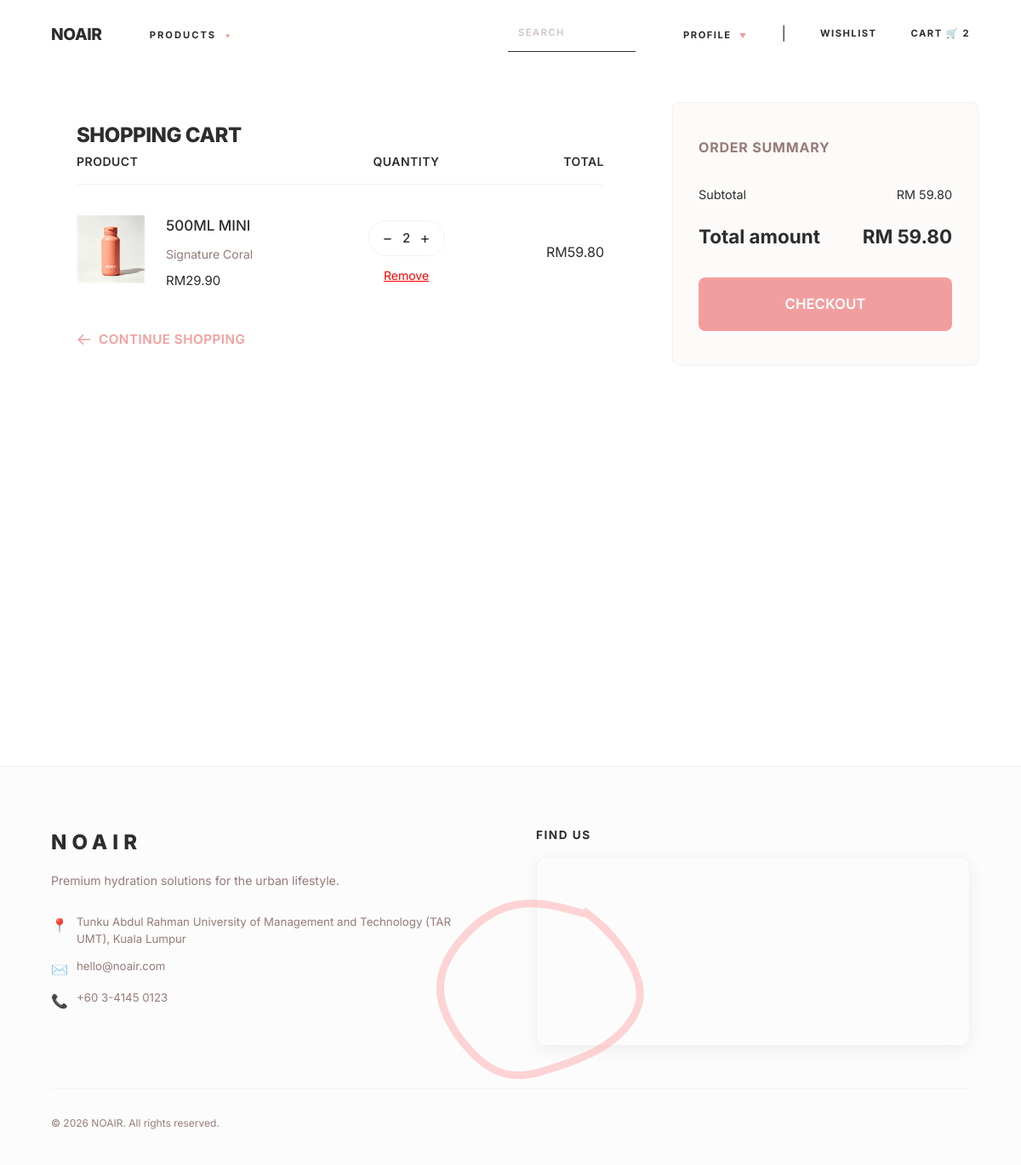
/pages/cart.php (signed in), run on the app's committed database.
### tables this page shows
CREATE TABLE `tb_product` (
  `id` int(11) NOT NULL,
  `color_id` int(11) NOT NULL,
  `category_id` int(11) NOT NULL,
  `name` varchar(255) NOT NULL,
  `description` varchar(1000) NOT NULL,
  `weight_g` int(11) DEFAULT NULL,
  `height_cm` decimal(5,2) DEFAULT NULL,
  `base_diameter_cm` decimal(5,2) DEFAULT NULL,
  `material` varchar(100) DEFAULT NULL,
  `price` decimal(10,2) NOT NULL,
  `stock` int(11) NOT NULL,
  `photo` varchar(1000) DEFAULT NULL,
  `is_active` tinyint(1) NOT NULL DEFAULT 1
);

### logic/cart.php (called while the page is built, shortened)
<?php
require_once $_SERVER['DOCUMENT_ROOT'] . "/database/cart.php";
require_once $_SERVER['DOCUMENT_ROOT'] . "/database/product.php";
$isLoggedIn = isset($_SESSION['role']) && $_SESSION['role'] === 'member';
$user_id    = $_SESSION['member_id'] ?? null;
if ($isLoggedIn && empty($_SESSION['cart_synced'])) {
    $db_items = getCartByMemberId($user_id);
    foreach ($db_items as $item) {
        $prod = getProductById($item->product_id);
    }
}
$home_path  = "home.php";
$subtotal   = 0;
$item_count = 0;
$shipping   = 0.00;
if (!empty($_SESSION['cart'])) {
    foreach ($_SESSION['cart'] as $item) {
        $item_count += $item['qty'];
        $subtotal   += $item['price'] * $item['qty'];
    }
}
$total = $subtotal + $shipping;

### database/db.php (called while the page is built, shortened)
<?php
function db(){
    static $db;
    if(!$db){
        $db = new PDO(
            "mysql:host=".DB_HOST.";dbname=".DB_NAME.";charset=utf8mb4".";port=".DB_PORT,
            DB_USER,
            DB_PASS,
            [
                PDO::ATTR_ERRMODE => PDO::ERRMODE_EXCEPTION,
                PDO::ATTR_DEFAULT_FETCH_MODE => PDO::FETCH_OBJ,
                PDO::ATTR_EMULATE_PREPARES => false
            ]
        );
    }
    return $db;
}

### database/product.php (called while the page is built, shortened)
<?php
require_once "db.php";
function getProductById($id) {
    $stmt = db()->prepare("
        SELECT p.*, cat.name AS category_name
        FROM   tb_product p
        LEFT JOIN tb_category cat ON p.category_id = cat.id
        WHERE  p.id = ? AND p.is_active = 1
    ");
    $stmt->execute([$id]);
    return $stmt->fetch(PDO::FETCH_OBJ);
}

### database/cart.php (called while the page is built, shortened)
<?php
require_once __DIR__ . '/db.php';
function getCartByMemberId($member_id) {
    $stmt = db()->prepare("SELECT * FROM tb_cart WHERE member_id = ?");
    $stmt->execute([$member_id]);
    return $stmt->fetchAll();
}

### pages/cart.php (the view, shortened to what this page needs)
<?php
$project_root = $_SERVER['DOCUMENT_ROOT']."/";
require $project_root."config.php";
require $project_root."logic/cart.php";
require $project_root."components/header.php";
?>
<link rel="stylesheet" href="../css/style.css">
<div class="decor-blob blob-1">
</div>
<div class="decor-blob blob-2">
</div>
<div class="cart-wrapper">
    <?php if (empty($_SESSION['cart']) || $item_count == 0): ?>
        <div class="empty-cart-display" style="text-align: center; padding: 120px 0; position: relative; z-index: 2;">
            <h1 class="main-title" style="margin-bottom: 20px;">YOUR CART IS EMPTY</h1>
            <p style="color: var(--text-muted, #967B78); margin-bottom: 40px; font-size: 1rem;">Looks like you haven't added anything yet.</p>
            <a href="<?= $home_path ?>" class="primary-btn-link">
                Continue Shopping
            </a>
        </div>
    <?php else: ?>
        <div class="cart-layout">
            <div class="cart-left">
                <h1 class="main-title">SHOPPING CART</h1>
                <div class="cart-labels" style="display: flex; justify-content: space-between; font-weight: 600; color: var(--text-dark, #333); font-size: 14px; border-bottom: 1px solid var(--border-light, #eee); padding-bottom: 15px; margin-bottom: 30px; letter-spacing: 0.5px;">
                    <div style="flex: 2; text-align: left;">Product</div>
                    <div style="flex: 1; text-align: center;">Quantity</div>
                    <div style="flex: 1; text-align: right;">Total</div>
                </div>
                <div class="cart-items-wrapper">
                    <?php
                    $color_map_names = [1 => 'Signature Coral', 2 => 'Onyx Black', 3 => 'Pearl White', 4 => 'Amethyst'];
                    foreach ($_SESSION['cart'] as $key => $item):
                        $line_total = $item['price'] * $item['qty'];
                        $real_id = $item['id'] ?? $key;
                        $color_name = isset($item['color']) ? ($color_map_names[$item['color']] ?? 'Default') : 'Default';
                    ?>
                    <div class="cart-row-modern" style="display: flex; align-items: center; justify-content: space-between; margin-bottom: 40px;">
                        <div style="flex: 2; display: flex; align-items: center; justify-content: flex-start; gap: 25px;">
                            <div style="width: 80px; height: 100px; display: flex; align-items: center; justify-content: center;">
                                <a href="product.php?id=<?= $real_id ?>">
                                    <img src="<?= !empty($item['photo']) ? '/images/' . htmlspecialchars($item['photo']) : 'https://placehold.co/600x600/FDFBFA/F39E9E?text=' . urlencode($item['name']) ?>" alt="Product" style="max-width: 100%; max-height: 100%; object-fit: contain;">
                                </a>
                            </div>
                            <div style="display: flex; flex-direction: column; justify-content: center; gap: 8px;">
                                <div style="font-size: 17px; font-weight: 500; color: var(--text-dark, #333);"><?= htmlspecialchars($item['name']) ?></div>
                                <div style="color: var(--text-muted, #888); font-size: 14px;"><?= $color_name ?></div>
                                <div style="font-size: 15px; color: var(--text-dark, #333);">RM<?= number_format($item['price'], 2) ?></div>
                            </div>
                        </div>
                        <div style="flex: 1; display: flex; flex-direction: column; align-items: center; justify-content: center; gap: 12px;">
                            <div style="display: inline-flex; align-items: center; justify-content: space-between; border: 1px solid var(--border-light, #ddd); border-radius: 25px; padding: 6px 16px; width: 90px; background: #fff;">
                                <a href="cart.php?action=minus&id=<?= $real_id ?>&color=<?= $item['color'] ?>" style="text-decoration: none; color: var(--text-dark, #333); font-weight: border; font-size: 18px;" title="Decrease">−</a>
                                <span style="font-size: 15px; font-weight: 500; color: var(--text-dark, #333);"><?= $item['qty'] ?></span>
                                <a href="cart.php?action=plus&id=<?= $real_id ?>&color=<?= $item['color'] ?>" style="text-decoration: none; color: var(--text-dark, #333); font-weight: border; font-size: 18px;" title="Increase">+</a>
                            </div>
                            <a href="cart.php?action=remove&id=<?= $real_id ?>&color=<?= $item['color'] ?>" style="color: red; font-size: 14px; text-decoration: underline;" onclick="return confirmRemove('<?= htmlspecialchars($item['name']) ?>')" title="Remove Item">Remove</a>
                        </div>
                        <div style="flex: 1; text-align: right; font-size: 16px; color: var(--text-dark, #333);">
                            RM<?= number_format($line_total, 2) ?>
                        </div>
                    </div>
                    <?php endforeach; ?>
                </div>
                <div class="cart-footer">
                    <a href="<?= $home_path ?>" class="continue-shopping">
                        <svg viewBox="0 0 24 24" fill="none" stroke="currentColor" stroke-width="2"><path stroke-linecap="round" stroke-linejoin="round" d="M10 19l-7-7m0 0l7-7m-7 7h18"/></svg>
                        Continue Shopping
                    </a>
                </div>
            </div>
            <div class="cart-right">
                <h2>ORDER SUMMARY</h2>
                <div class="summary-totals">
                    <div class="summary-line">
                        <span>Subtotal</span>
                        <span>RM <?= number_format($subtotal, 2) ?></span>
                    </div>
                    <div class="summary-line total-amount">
                        <span>Total amount</span>
                        <span>RM <?= number_format($total, 2) ?></span>
                    </div>
                </div>
                <a href="payment.php" class="checkout-main-btn" style="display: block; text-align: center; text-decoration: none;">CHECKOUT</a>
            </div>
        </div>
    <?php endif; ?>
</div>
<?php require $project_root."components/footer.php"; ?>

### css/style.css (style rules this page uses)
:root { --main-coral: #f39e9e; --main-coral-dark: #e08585; --main-coral-soft: #ffb8b8; --brand-accent: #a280a8; --brand-secondary: #d98dad; --bg-peach: #f0c9a3; --bg-cream: #e6dbb1; --bg-tan: #cfa884; --text-dark: #2d2d2d; --text-muted: #967b78; --white: #ffffff; --border-light: #f2f2f2; }
* { margin: 0; padding: 0; box-sizing: border-box; }
html { scroll-behavior: smooth; }
body { background-color: var(--white); color: var(--text-dark); font-family: "Inter", -apple-system, BlinkMacSystemFont, sans-serif; line-height: 1.6; -webkit-font-smoothing: antialiased; }
h1, h2, h3, h4, .logo { font-weight: 800; letter-spacing: -0.02em; text-transform: uppercase; }
a { text-decoration: none; color: inherit; transition: all 0.3s ease; }

### css/components/index.css (style rules this page uses)
body { font-family: 'Inter', sans-serif; color: var(--text-dark); background-color: var(--white); margin: 0; line-height: 1.6; -webkit-font-smoothing: antialiased; }

### css/components/cart.css (style rules this page uses)
.cart-wrapper { background-color: var(--white, #ffffff); min-height: calc(100vh - 80px); position: relative; overflow: hidden; color: var(--text-dark, #2D2D2D); }
.decor-blob { position: absolute; z-index: 0; pointer-events: none; opacity: 0.6; }
.blob-1 { top: -50px; left: -50px; width: 400px; }
.blob-2 { bottom: 50px; left: 40%; width: 300px; }
.cart-layout { position: relative; z-index: 1; max-width: 1100px; margin: 40px auto; display: flex; gap: 40px; }
.cart-left { flex: 1; padding: 20px 40px; }
.cart-right { width: 360px; background-color: var(--bg-soft, #FDFBFA); border: 1px solid var(--border-light, #F2F2F2); padding: 40px 30px; border-radius: 8px; height: fit-content; }
.main-title { font-size: 1.35rem; font-weight: 800; color: var(--text-dark, #2D2D2D); margin-bottom: 30px; text-transform: uppercase; display: flex; align-items: center; }
.cart-labels { display: grid; grid-template-columns: 3fr 1fr 1.2fr 1fr 80px; padding-bottom: 15px; border-bottom: 1px solid var(--border-light, #F2F2F2); color: var(--text-muted, #967B78); font-size: 0.75rem; font-weight: 700; text-transform: uppercase; letter-spacing: 1px; }
.cart-footer { display: flex; margin-top: 30px; }
.continue-shopping { display: flex; align-items: center; gap: 8px; color: var(--main-coral, #F39E9E); font-size: 0.95rem; font-weight: 600; text-decoration: none; transition: opacity 0.2s ease; text-transform: uppercase; letter-spacing: 0.5px; }
.continue-shopping svg { width: 18px; height: 18px; }
.cart-right h2 { font-size: 1rem; font-weight: 700; color: var(--text-muted, #967B78); margin-bottom: 30px; letter-spacing: 0.05em; text-transform: uppercase; }
.summary-totals { display: flex; flex-direction: column; gap: 12px; margin-bottom: 30px; }
.summary-line { display: flex; justify-content: space-between; font-size: 0.9rem; color: var(--text-dark, #2D2D2D); }
.summary-line.total-amount { margin-top: 8px; font-weight: 700; color: var(--text-dark, #2D2D2D); }
.checkout-main-btn { width: 100%; padding: 18px; background-color: var(--main-coral, #F39E9E); color: var(--white, #ffffff); font-size: 1.05rem; font-weight: 600; border: none; border-radius: 8px; cursor: pointer; transition: background 0.2s; }

### css/components/payment.css (style rules this page uses)
.decor-blob { position: absolute; z-index: 0; pointer-events: none; opacity: 0.6; }
.blob-1 { top: -50px; left: -50px; width: 400px; }
.blob-2 { bottom: 50px; left: 40%; width: 300px; }
.main-title { font-size: 1.35rem; font-weight: 800; color: var(--text-dark, #2D2D2D); margin-bottom: 30px; text-transform: uppercase; }
.summary-totals { display: flex; flex-direction: column; gap: 12px; margin-bottom: 30px; }
.summary-line { display: flex; justify-content: space-between; font-size: 0.9rem; color: var(--text-dark, #2D2D2D); }
.summary-line.total-amount { margin-top: 8px; font-weight: 700; color: var(--text-dark, #2D2D2D); }

### css/components/wishlist.css (style rules this page uses)
.main-title { font-size: 1.5rem; font-weight: 800; color: var(--text-dark, #2D2D2D); margin: 0; text-transform: uppercase; display: flex; align-items: baseline; }

### css/components/order.css (style rules this page uses)
.total-amount { font-size: 1.4rem; font-weight: 700; color: var(--main-coral); min-width: 100px; text-align: right; }

### data on the page
tb_product: photo (picture), name "500ML MINI", color_name "Signature Coral", price "29.90", qty "2", price "59.80"

### other printed values
$cartCount "2"
$subtotal "59.80"
$total "59.80"
